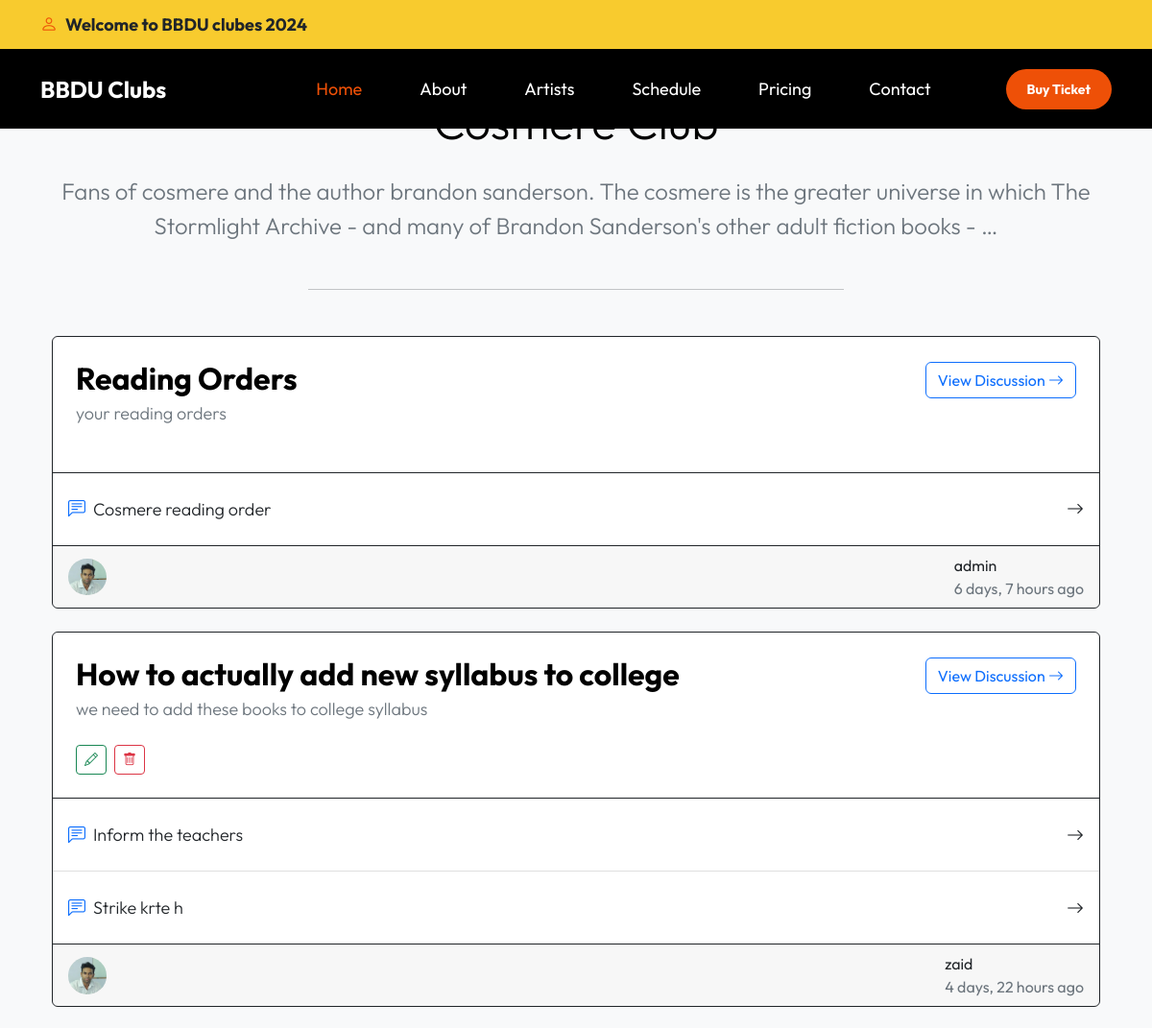
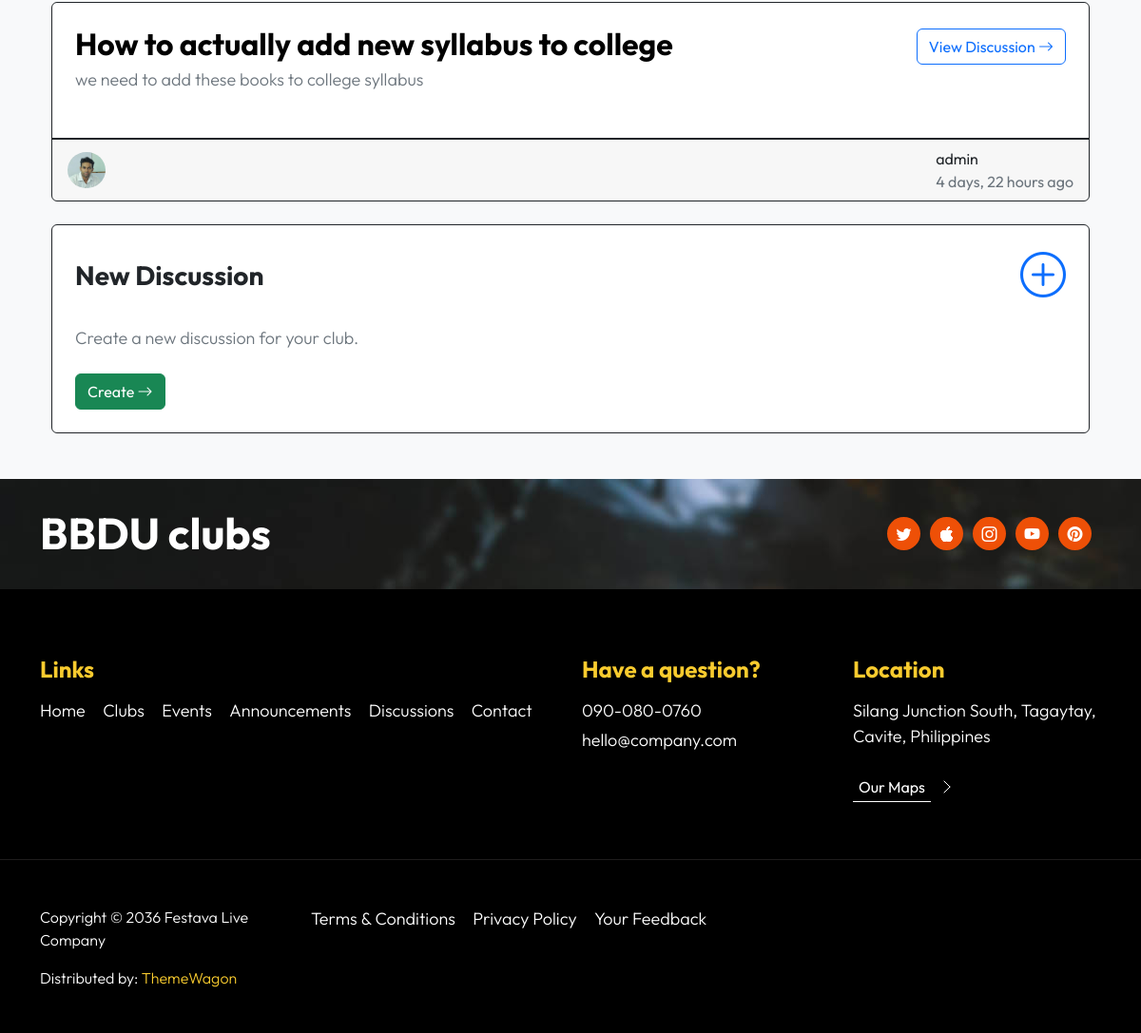
The page /dis/list/1/ (signed in) on the database its author committed (2 pictures, top to bottom).
### clubs/models.py (models this page shows, shortened)
class Club(models.Model):
    name = models.CharField(max_length=100)
    image = models.ImageField(upload_to='club_images/')
    description = models.TextField()
    leader = models.ForeignKey(User, on_delete=models.CASCADE, related_name='leader', null=True, blank=True)
    members = models.ManyToManyField(User, related_name='clubmembers', null=True, blank=True)
    events = models.ManyToManyField('Event', related_name='events', null=True, blank=True)
    announcements = models.ManyToManyField('Announcement', related_name='announcements', null=True, blank=True)
    discussions = models.ManyToManyField('Discussion', related_name='discussions', null=True, blank=True)
    created_at = models.DateTimeField(auto_now_add=True)

class Discussion(models.Model):
    author = models.ForeignKey(User, on_delete=models.CASCADE, default=1)
    name = models.CharField(max_length=100)
    description = models.TextField()
    club = models.ForeignKey('Club', on_delete=models.CASCADE)
    members = models.ManyToManyField(User, related_name='members', null=True, blank=True)
    created_at = models.DateTimeField(auto_now_add=True)

class Topic(models.Model):
    author = models.ForeignKey(User, on_delete=models.CASCADE, default=1)
    name = models.CharField(max_length=100)
    description = models.TextField()
    discussion = models.ForeignKey('Discussion', on_delete=models.CASCADE)
    created_at = models.DateTimeField(auto_now_add=True)

class LeaderProfile(models.Model):
    user = models.OneToOneField(User, on_delete=models.CASCADE)
    image = models.ImageField(upload_to='leader_images/')
    name = models.CharField(max_length=100)
    email = models.EmailField()
    phone = models.CharField(max_length=10)
    address = models.TextField()
    city = models.CharField(max_length=100)
    state = models.CharField(max_length=100)
    country = models.CharField(max_length=100)
    pincode = models.CharField(max_length=6)
    dob = models.DateField()
    created_at = models.DateTimeField(auto_now_add=True)

### clubs/views.py (the view)
# urls.py: path('dis/list/<int:cid>/', views.list_discussions, name='list_discussions'),
@login_required
def list_discussions(request, cid):
    club = get_object_or_404(Club, pk=cid)
    discussions = Discussion.objects.filter(club=club)
    topics = Topic.objects.filter(discussion__club=club)
    for topic in topics:
        topic.comment_count = Comment.objects.filter(topic=topic).count()
    return render(request, 'dis_list.html', {'discussions': discussions, 'club': club, 'topics': topics})

### templates/dis_list.html (shortened to what this page needs)
{% extends 'base.html' %}
{% load static %}
{% load humanize %}
{% load crispy_forms_tags %}
{% block content %}
<section class="bg-light py-3 py-md-5 py-xl-8">
    <div class="container">
        <div class="row justify-content-md-center">
            <div class="col-12 ">
                <h2 class="mb-4 display-5 text-center">
                </h2>
                <p class="text-secondary mb-5 text-center lead fs-4">
                    {{club.description|truncatewords:30}}
                </p>
                <hr class="w-50 mx-auto mb-5 mb-xl-9 border-dark-subtle">
            </div>
        </div>
    </div>
    <div class="container">
        <div class="row">
            <div class="col-12">
                <div class="container-fluid">
                    <div class="row gy-3 gy-md-4">
                        {% for item in discussions %}
                        <div class="col-12">
                            <div class="card border-dark">
                                <div class="card-body p-4 p-xxl-5">
                                    <div class="d-flex gap-5 justify-content-between align-items-center">
                                        <h3 class="mb-1">
                                            <div>{{item.name}}</div>
                                        </h3>
                                        <a href="{% url 'detail_discussion' item.id %}"
                                            class="btn btn-outline-primary bsb-btn-circle">
                                            View Discussion <i class="bi bi-arrow-right"></i>
                                        </a>
                                    </div>
                                    <p class="text-secondary mb-4">{{item.description|truncatewords:30}}</p>
                                    <div class="d-flex gap-2 justify-content-start align-items-center">
                                        {% if item.author == user %}
                                        <a href="{% url 'edit_discussion' item.id %}"
                                            class="btn btn-outline-success bsb-btn-circle btn-sm">
                                            <i class="bi bi-pencil"></i>
                                        </a>
                                        <a href="{% url 'remove_discussion' item.id %}"
                                            class="btn btn-outline-danger bsb-btn-circle btn-sm">
                                            <i class="bi bi-trash"></i>
                                        </a>
                                        {% endif %}
                                    </div>
                                </div>
                                <ul class="list-group list-group-flush">
                                    {% for topic in topics %}
                                    {% if topic.discussion == item %}
                                    <li class="list-group-item">
                                        <div class="d-flex justify-content-between align-items-center py-3">
                                            <div class="d-flex gap-3 justify-content-between align-items-center w-100 ">
                                                <div class="">
                                                    <i class="bi bi-chat-left-text text-primary"></i>
                                                    <a href="{% url 'detail_topic' item.id %}" class="text-dark">
                                                        <span class="ms-1">{{topic.name}}</span>
                                                    </a>
                                                </div>
                                                <a href="{% url 'detail_topic' item.id %}" class="text-dark">
                                                    <i class="bi bi-arrow-right"></i>
                                                </a>
                                            </div>
                                        </div>
                                    </li>
                                    {% endif %}
                                    {% endfor %}
                                </ul>
                                <div class="card-footer">
                                    <div class="d-flex align-items-center justify-content-between">
                                        <div class="me-3">
                                            <img src="{{club.leader.leaderprofile.image.url}}" alt="avatar"
                                                class="avatar avatar-sm rounded-circle" style="width: 40px;">
                                        </div>
                                        <div class="d-flex flex-column justify-content-center">
                                            <span class="text-dark">{{item.author}}</span>
                                            <span class="text-secondary">{{item.created_at|naturaltime}}</span>
                                        </div>
                                    </div>
                                </div>
                            </div>
                        </div>
                        {% endfor %}
                        <div class="col-12 ">
                            <div class="card border-dark">
                                <div class="card-body p-4 p-xxl-5">
                                    <div class="d-flex gap-5 justify-content-between align-items-center">
                                        <h4 class="mb-4">
                                            <a href="{% url 'create_discussion' club.id %}" class="text-dark">
                                                New Discussion
                                            </a>
                                        </h4>
                                        <i class="bi bi-plus-circle text-primary mb-4 display-5"></i>
                                    </div>
                                    <p class="mb-4 text-secondary">
                                        Create a new discussion for your club.
                                    </p>
                                    <a href="{% url 'create_discussion' club.id %}"
                                        class="btn btn-success bsb-btn-circle">
                                        Create <i class="bi bi-arrow-right"></i>
                                    </a>
                                </div>
                            </div>
                        </div>
                    </div>
                </div>
            </div>
        </div>
    </div>
</section>
{% endblock %}

### assets/css/templatemo-festava-live.css (style rules this page uses)
:root { --white-color: #ffffff; --primary-color: #F8CB2E; --secondary-color: #EE5007; --section-bg-color: #f0f8ff; --custom-btn-bg-color: #EE5007; --custom-btn-bg-hover-color: #c01f27; --dark-color: #000000; --p-color: #717275; --border-color: #7fffd4; --link-hover-color: #B22727; --body-font-family: 'Outfit', sans-serif; --h1-font-size: 74px; --h2-font-size: 46px; --h3-font-size: 32px; --h4-font-size: 28px; --h5-font-size: 24px; --h6-font-size: 22px; --p-font-size: 18px; --btn-font-size: 14px; --copyright-font-size: 16px; --border-radius-large: 100px; --border-radius-medium: 20px; --border-radius-small: 10px; --font-weight-light: 300; --font-weight-normal: 400; --font-weight-bold: 700; }
body { background-color: var(--white-color); font-family: var(--body-font-family); }
h2, h3, h4, h5, h6 { color: var(--dark-color); }
h1, h2, h3, h4, h5, h6 { font-weight: var(--font-weight-bold); }
h2 { font-size: var(--h2-font-size); }
h3 { font-size: var(--h3-font-size); }
h4 { font-size: var(--h4-font-size); }
p { color: var(--p-color); font-size: var(--p-font-size); font-weight: var(--font-weight-light); }
ul li { color: var(--p-color); font-size: var(--p-font-size); font-weight: var(--font-weight-light); }
a, button { touch-action: manipulation; transition: all 0.3s; }
a { display: inline-block; color: var(--primary-color); text-decoration: none; }

### rows shown on the page
Club: description "Fans of cosmere and the author brandon sanderson. The cosmere is the greater universe in which The Stormlight Archive - and many of Brandon Sanderson's other adult fiction books - …"
Discussion: name "Reading Orders", description "your reading orders", leader.leaderprofile.image (picture), author "admin", created_at "6 days, 7 hours ago"
Topic: name "Cosmere reading order"
Discussion: name "How to actually add new syllabus to college", description "we need to add these books to college syllabus", leader.leaderprofile.image (picture), author "zaid", created_at "4 days, 22 hours ago"
Topic: name "Inform the teachers"
Topic: name "Strike krte h"
Discussion: name "How to actually add new syllabus to college", description "we need to add these books to college syllabus", leader.leaderprofile.image (picture), author "admin", created_at "4 days, 22 hours ago"
